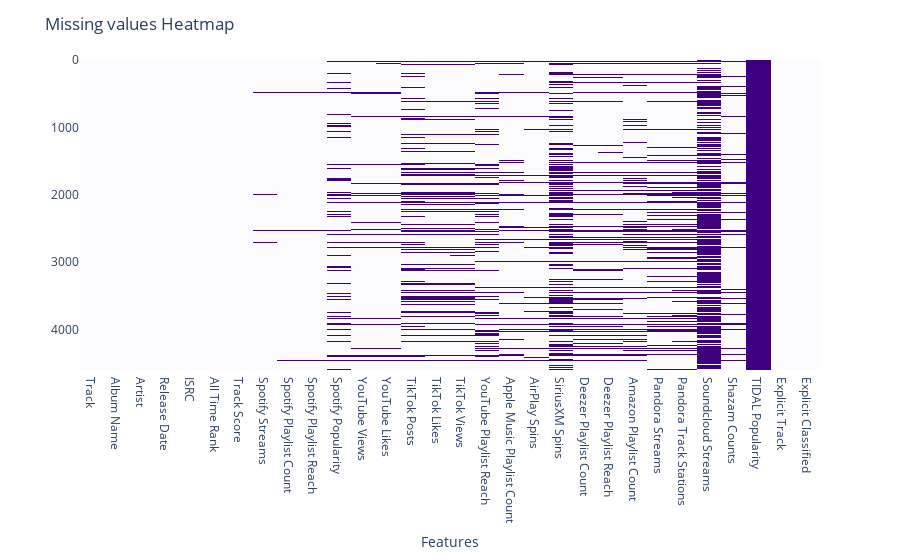

The cell this chart's notebook holds for it:
### Markdown cell above
**Dropping Features having Null values over 45%**

### Code cell
fig = px.imshow(spotify_df.isna(),aspect="auto",color_continuous_scale="purples")
fig.update_layout(coloraxis_showscale=False,xaxis_title="Features",title="Missing values Heatmap")
fig.show()

### Figure 1 — Plotly figure (JSON) as saved in the notebook; plotly's stock layout.template omitted (floating-point values rounded to 4 significant figures; data arrays with more than 128 entries replaced by an {"elided": "..."} marker saying what was removed)
{"data": [{"coloraxis": "coloraxis", "hovertemplate": "x: %{x}<br>y: %{y}<br>color: %{z}<extra></extra>", "name": "0", "type": "heatmap", "x": ["Track", "Album Name", "Artist", "Release Date", "ISRC", "All Time Rank", "Track Score", "Spotify Streams", "Spotify Playlist Count", "Spotify Playlist Reach", "Spotify Popularity", "YouTube Views", "YouTube Likes", "TikTok Posts", "TikTok Likes", "TikTok Views", "YouTube Playlist Reach", "Apple Music Playlist Count", "AirPlay Spins", "SiriusXM Spins", "Deezer Playlist Count", "Deezer Playlist Reach", "Amazon Playlist Count", "Pandora Streams", "Pandora Track Stations", "Soundcloud Streams", "Shazam Counts", "TIDAL Popularity", "Explicit Track", "Explicit Classified"], "xaxis": "x", "y": {"elided": "4600 int values"}, "yaxis": "y", "z": {"elided": "4600x30 int values"}}], "layout": {"coloraxis": {"colorscale": [[0, "rgb(252,251,253)"], [0.125, "rgb(239,237,245)"], [0.25, "rgb(218,218,235)"], [0.375, "rgb(188,189,220)"], [0.5, "rgb(158,154,200)"], [0.625, "rgb(128,125,186)"], [0.75, "rgb(106,81,163)"], [0.875, "rgb(84,39,143)"], [1, "rgb(63,0,125)"]], "showscale": false}, "margin": {"t": 60}, "title": {"text": "Missing values Heatmap"}, "xaxis": {"anchor": "y", "domain": [0, 1], "title": {"text": "Features"}}, "yaxis": {"anchor": "x", "autorange": "reversed", "domain": [0, 1]}}}
